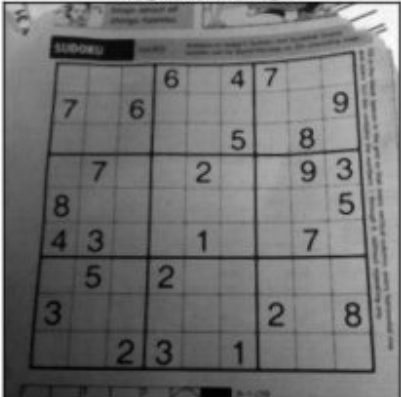
#> input picture img/adaptive.png, 401 x 397 px
$ python hough_line.py
#> lines starting #> are read from the running program, lines starting #| are printed output that depends on the picture; after the words box and inside, x2 and y2 are one past the last pixel; in counts of white or black regions, pixels touching at a corner belong together
import cv2
import numpy as np
import matplotlib.pyplot as plt


img = cv2.imread('img/adaptive.png')
#> img is the input picture: shape (397, 401, 3); mean B, G, R 113, 113, 113
gray = cv2.cvtColor(img, cv2.COLOR_BGR2GRAY)
edges = cv2.Canny(gray,10,150,apertureSize=3)
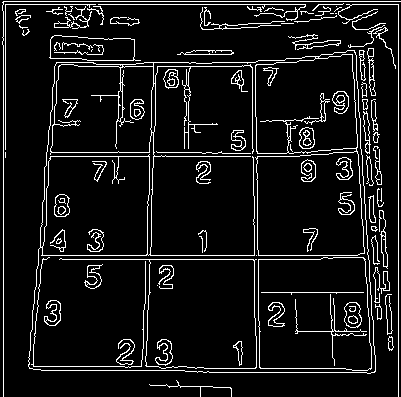
#> edges: shape (397, 401); 8.7% white in thin lines or dots

lines = cv2.HoughLines(edges,1, np.pi/180,100)
#> lines = 65 rows, first 8: [1, 1.57], [398, 0], [3, 0], [4, 1.57], [255, 1.57], [259, 1.57], [156, 1.57], [-253, 3.12]

linep =cv2.HoughLinesP(edges,1,np.pi/180,100,minLineLength=100,maxLineGap=10)
#> linep = 24 rows, first 6: [398, 396, 398, 1], [3, 396, 3, 1], [5, 4, 305, 4], [4, 1, 400, 1], [38, 255, 387, 255], [258, 269, 259, 372]

for line in lines :
    rho, theta = line[0]
    a = np.cos(theta)
    b = np.sin(theta)

    x0 = a * rho
    y0 = b * rho

    x1 = int(x0 + 1000*(-b))
    y1 = int(y0 + 1000 *(a))
    x2 = int(x0 - 1000*(-b))
    y2 = int(y0 - 1000* (a))

    cv2.line(img,(x1,y1),(x2,y2),(0,0,255),3)
#> this loop made 65 passes
#> (rho, theta, a, b, x0, y0, x1, y1) on passes 2 to 13: (398, 0, 1, 0, 398, 0, 398, 1000), (3, 0, 1, 0, 3, 0, 3, 1000), (4, 1.57, -4.37e-08, 1, -1.75e-07, 4, -1000, 3), (255, 1.57, -4.37e-08, 1, -1.11e-05, 255, -1000, 254), (259, 1.57, -4.37e-08, 1, -1.13e-05, 259, -1000, 258), (156, 1.57, -4.37e-08, 1, -6.82e-06, 156, -1000, 155), (-253, 3.12, -1, 0.0175, 253, -4.42, 235, -1004), (152, 1.57, -4.37e-08, 1, -6.64e-06, 152, -1000, 151), (60, 0.0873, 0.996, 0.0872, 59.77, 5.23, -27, 1001), (-250, 3.12, -1, 0.0175, 250, -4.36, 232, -1004), (158, 0.0349, 0.999, 0.0349, 157.9, 5.51, 123, 1004), (66, 1.57, -4.37e-08, 1, -2.88e-06, 66, -1000, 65)
#> (rho, theta, b, x0, y0, x1, y1, x2) on pass 1: (1, 1.57, 1, -4.37e-08, 1, -1000, 0, 999)
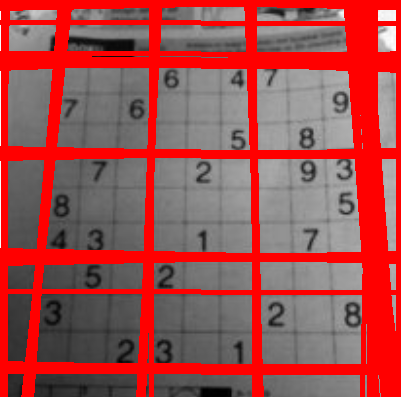
#> img: shape (397, 401, 3); mean B, G, R 77.5, 77.5, 160.3


for l in linep:
    x1,x2,y1,y2 = l[0]
    cv2.line(img,(x1,y1),(x2,y2),(0,255,0),2)
#> this loop made 24 passes
#> (x1, x2, y1, y2) on passes 1 to 12: (398, 396, 398, 1), (3, 396, 3, 1), (5, 4, 305, 4), (4, 1, 400, 1), (38, 255, 387, 255), (258, 269, 259, 372), (59, 259, 320, 259), (46, 156, 299, 156), (46, 152, 221, 152), (46, 165, 60, 9), (78, 66, 255, 66), (252, 84, 254, 254)
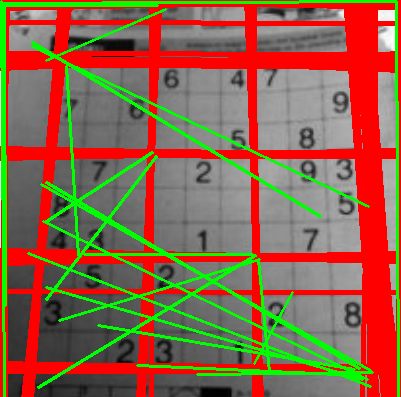
#> img: shape (397, 401, 3); 10.57% of pixels changed, all inside (x1, y1, x2, y2) = (0, 0, 400, 397)


while True:
    cv2.imshow('image', img)

    if cv2.waitKey(1) & 0xFF == ord('x'):
#> (key x is pressed here)
        break
    ()
cv2.destroyAllWindows
